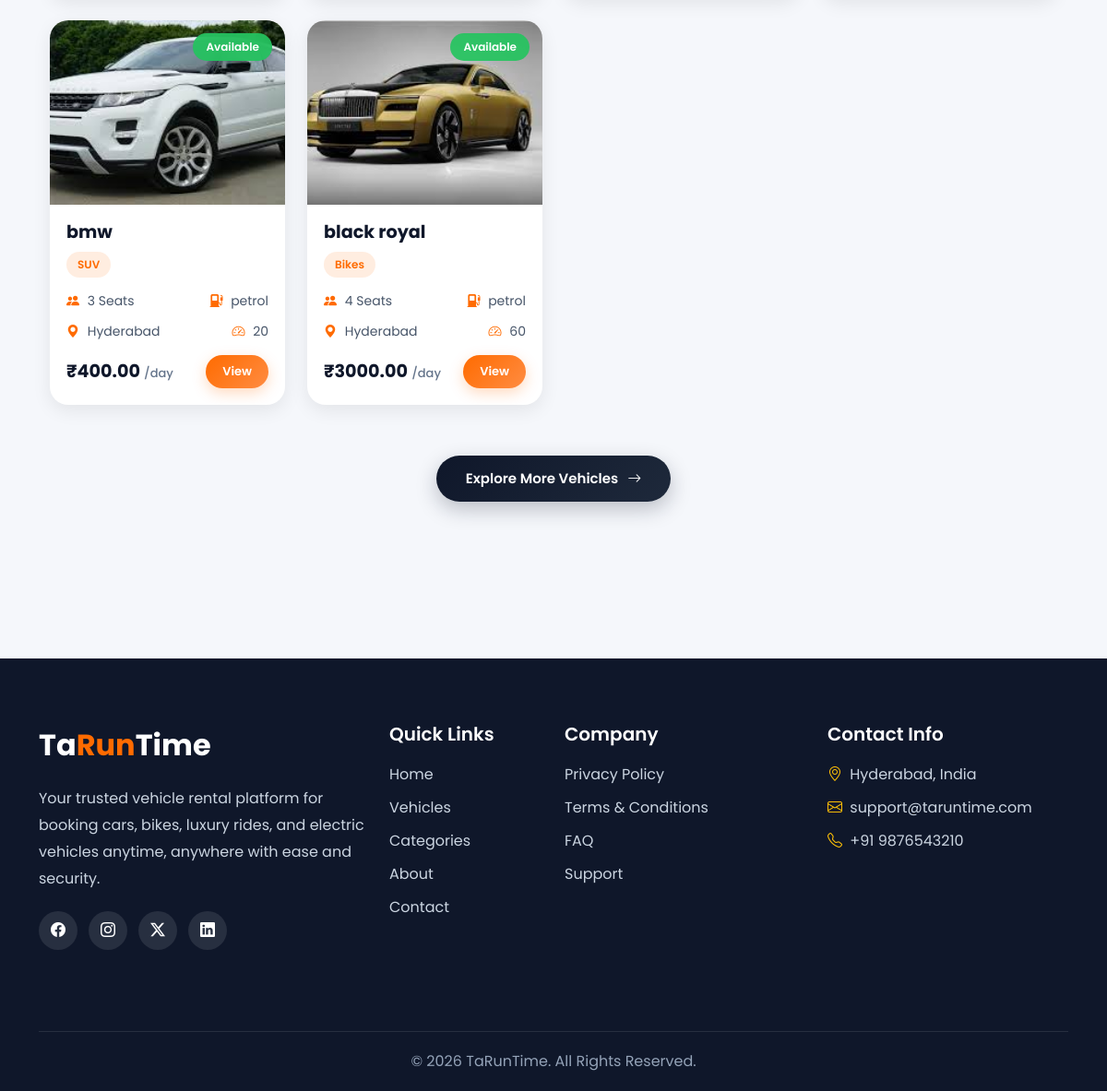
The app's page / (lower part), older data.
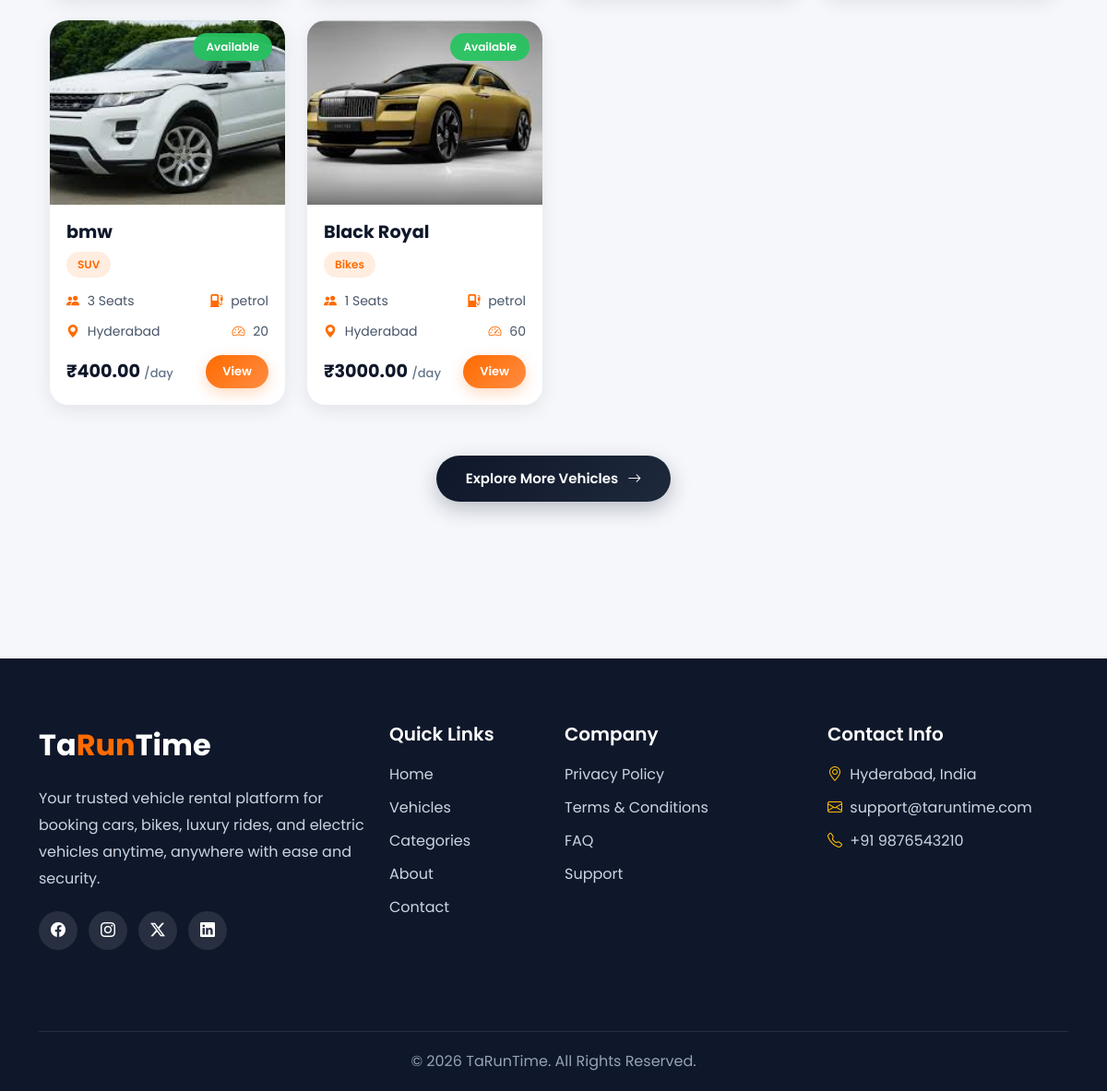
The same page, newer data.
### home/models.py (models this page shows, shortened)
class Vehicle(models.Model):
    vendor=models.ForeignKey(User,on_delete=models.CASCADE,related_name='vehicles')
    category=models.ForeignKey(Category,on_delete=models.CASCADE,related_name='vehicles')
    name=models.CharField(max_length=40)
    vehicle_number=models.CharField(max_length=30,unique=True)
    slug=models.SlugField(blank=True,unique=True)
    model=models.CharField(max_length=40,null=True,blank=True)
    brand=models.CharField(max_length=40,null=True,blank=True)
    year=models.IntegerField()
    fuel_type=models.CharField(max_length=30,choices=choices)
    seat_capacity=models.IntegerField()
    mileage=models.IntegerField()
    price_per_day=models.DecimalField(max_digits=10,decimal_places=2)
    location=models.CharField(max_length=70)
    description=models.TextField(null=True,blank=True)
    image=models.ImageField(upload_to='vehicle_images/')
    availability=models.BooleanField(default=True)
    created_at=models.DateTimeField(auto_now_add=True)
    updated_at=models.DateTimeField(auto_now=True)

class Category(models.Model):
    name=models.CharField(max_length=30,unique=True)
    slug=models.SlugField(blank=True,unique=True)
    image=models.ImageField(upload_to='category_images/')
    description=models.TextField()
    created_at=models.DateTimeField(auto_now_add=True)
    updated_at=models.DateTimeField(auto_now=True)

### home/views.py (the view)
# urls.py: path('',views.home,name='home'),
def home(request):
    categories=Category.objects.all().order_by('?')[:6]
    banners=Banner.objects.filter(is_active=True)
    vehicles=Vehicle.objects.filter(availability=True)
    context={
        "categories":categories,
        'banners':banners,
        'vehicles':vehicles
    }
    return render(request,'home.html',context)

### templates/home.html (shortened to what this page needs)
{% extends "base.html" %}
{% block content %}
{% include 'partials/vehicles.html' %}
{% endblock %}

### templates/partials/vehicles.html (shortened to what this page needs)
{% block content %}
<section class="vehicle-section">
    <div class="container">
        <div class="row g-4">
            {% for vehicle in vehicles %}
            <div class="col-12 col-md-6 col-lg-3">
                <a
                    href="{% url 'vehicle_details' vehicle.slug %}"
                    class="vehicle-link"
                >
                    <div class="vehicle-card">
                        <div class="vehicle-image-wrapper">
                            <img
                                src="{{ vehicle.image.url }}"
                                alt="{{ vehicle.name }}"
                                class="vehicle-image"
                            >
                            {% if vehicle.availability %}
                                <span class="availability-badge available">
                                    Available
                                </span>
                            {% else %}
                                <span class="availability-badge not-available">
                                    Not Available
                                </span>
                            {% endif %}
                        </div>
                        <div class="vehicle-content">
                            <h3 class="vehicle-name">
                                {{ vehicle.name }}
                            </h3>
                            <span class="vehicle-category">
                                {{ vehicle.category.name }}
                            </span>
                            <div class="vehicle-info">
                                <div>
                                    <i class="bi bi-people-fill"></i>
                                    {{ vehicle.seat_capacity }} Seats
                                </div>
                                <div>
                                    <i class="bi bi-fuel-pump-fill"></i>
                                    {{ vehicle.fuel_type }}
                                </div>
                            </div>
                            <div class="vehicle-info">
                                <div>
                                    <i class="bi bi-geo-alt-fill"></i>
                                    {{ vehicle.location }}
                                </div>
                                <div>
                                    <i class="bi bi-speedometer2"></i>
                                    {{ vehicle.mileage }}
                                </div>
                            </div>
                            <div class="vehicle-price">
                                <div class="price">
                                    ₹{{ vehicle.price_per_day }}
                                    <span>/day</span>
                                </div>
                                <span class="vehicle-btn">
                                    View
                                </span>
                            </div>
                        </div>
                    </div>
                </a>
            </div>
            {% empty %}
            <div class="col-12 text-center">
                <h4>
                    No Vehicles Available
                </h4>
            </div>
            {% endfor %}
        </div>
        <div class="explore-more-wrapper">
            <a href="#" class="explore-btn">
                Explore More Vehicles
                <i class="bi bi-arrow-right"></i>
            </a>
        </div>
    </div>
</section>
{% endblock %}

Row changes from the older to the newer data that the page shows:
changed Vehicle "Bikes": name "black royal" → "Black Royal"; seat_capacity "4" → "1"
